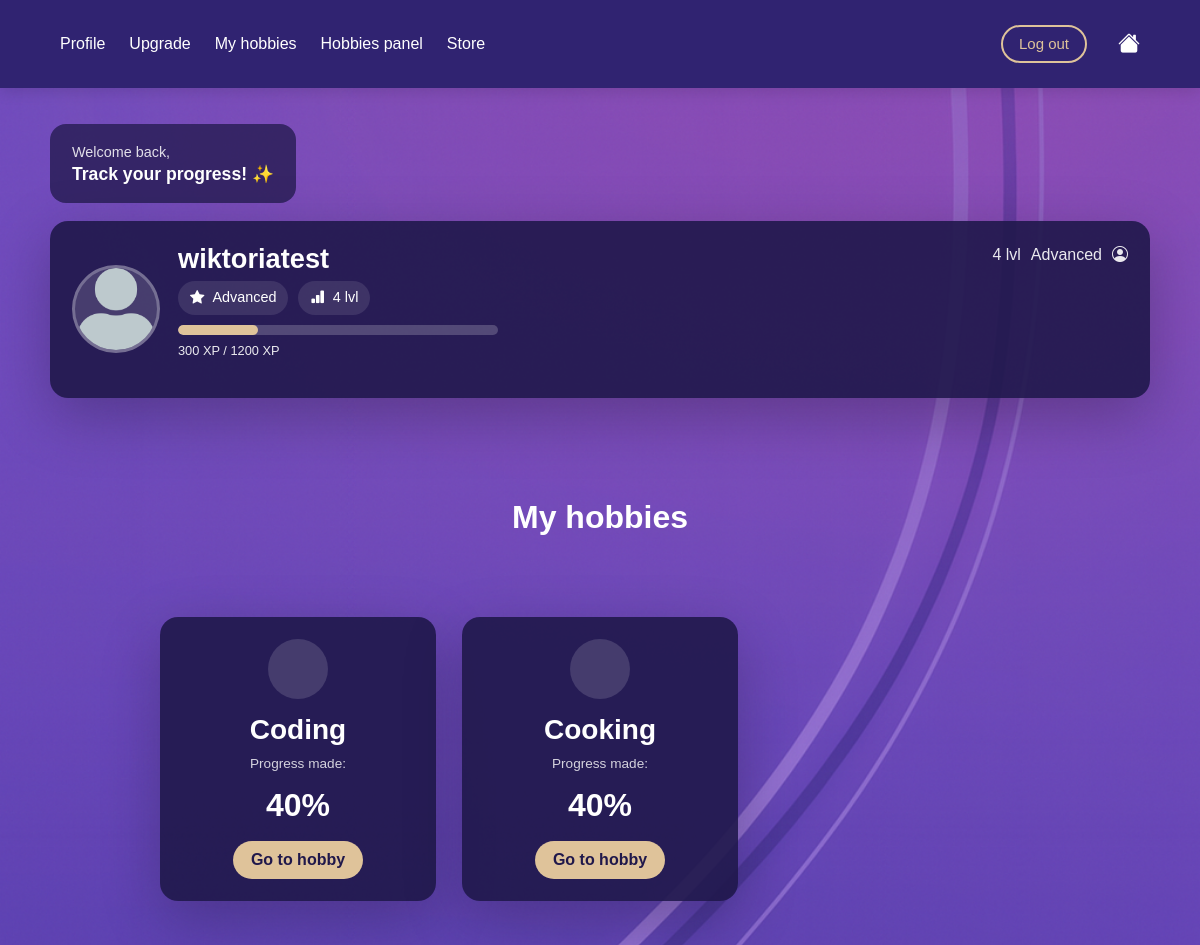
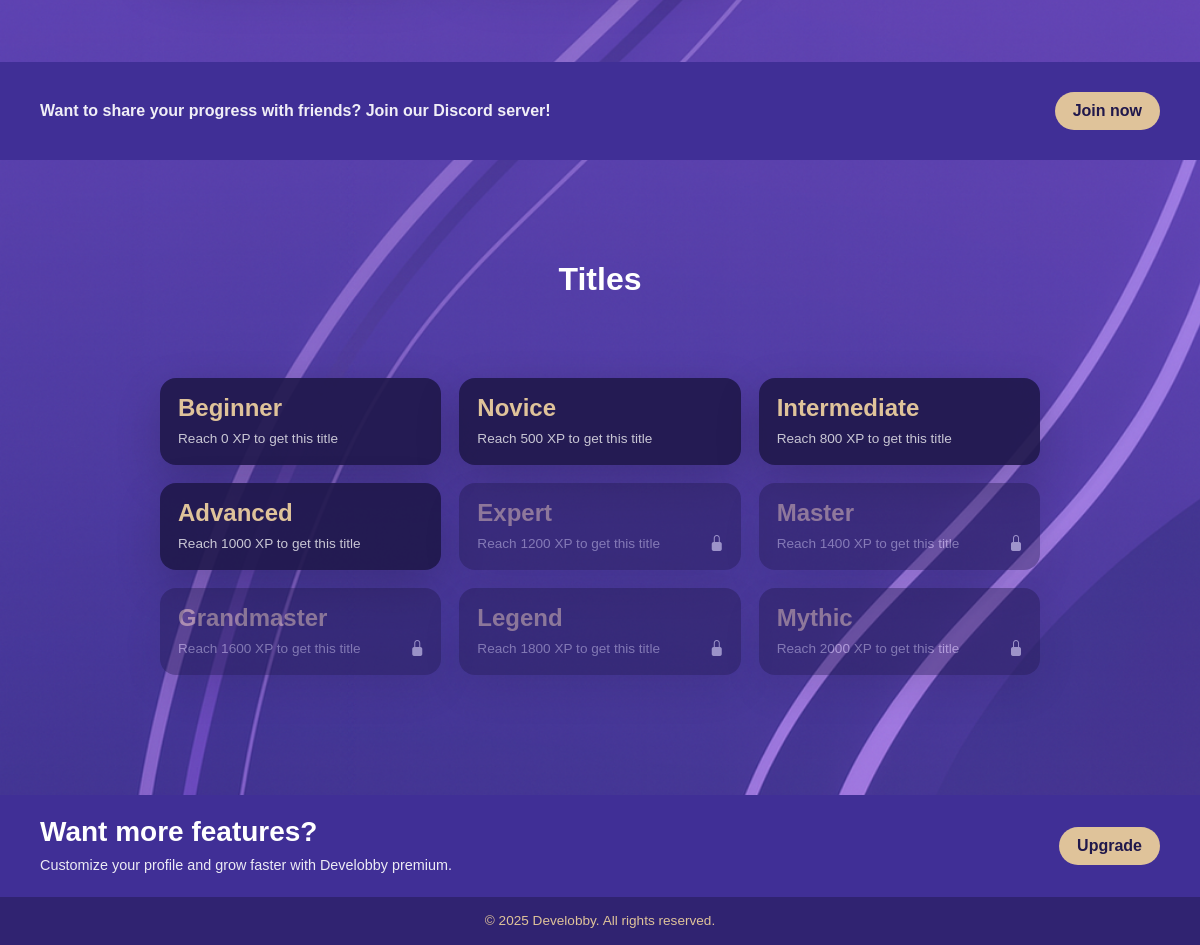
The app's page /profile/ (signed in) with its own data (2 pictures, top to bottom).
### myapp/models.py (models this page shows, shortened)
class Level(models.Model):
    title = models.CharField(max_length=100, unique=True)
    xp_required = models.PositiveIntegerField()
    class Meta:
        ordering = ['xp_required']

class Hobby(models.Model):
    user = models.ForeignKey(User, on_delete=models.CASCADE, related_name="hobbies")
    detail = models.ForeignKey(HobbyDetail, on_delete=models.CASCADE)

class HobbyDetail(models.Model):
    name = models.CharField(max_length=100, unique=True)
    description = models.TextField()

### myapp/views.py (the view)
# urls.py: path('profile/', views.profile, name='profile'),
@login_required
def profile(request):
    user = request.user
    hobbies = (
        Hobby.objects
        .filter(user=user)
        .select_related("detail")
    )
    HOBBY_ICONS = {
        "Cooking": "fi fi-rr-hat-chef",
        "Drawing": "fi fi-rr-drawer-alt",
        "Coding": "fi fi-rr-square-terminal",
        "Music": "fi fi-rr-music-alt",
        "Fitness": "fi fi-tr-dumbbell-ray",
    }
    for hobby in hobbies:
        hobby.icon = HOBBY_ICONS.get(hobby.detail.name, "fi fi-rr-star")
        challenges = Challenge.objects.filter(hobby_detail=hobby.detail)
        total = challenges.count()
        completed = UserChallenges.objects.filter(
            user=user,
            challenge__in=challenges,
            completed=True
        ).count()
        hobby.progress = int((completed / total) * 100) if total > 0 else 0
    stats, _ = UserStats.objects.get_or_create(user=user)
    current_xp = stats.xp_total
    levels = list(Level.objects.all().order_by("xp_required"))
    current_level = stats.level if stats.level else levels[0]
    next_level = None
    level_number = 1
    for i, lvl in enumerate(levels):
        if lvl.id == current_level.id:
            level_number = i + 1
            if i + 1 < len(levels):
                next_level = levels[i + 1]
            break
    progress_percent = 100
    xp_color = "xp-high"
    if next_level:
        xp_range = next_level.xp_required
        if xp_range > 0:
            progress_percent = int((current_xp / xp_range) * 100)
            progress_percent = max(0, min(progress_percent, 100))
    return render(request, "myapp/profile.html", {
        "user": user,
        "hobbies": hobbies,
        "current_level": current_level,
        "next_level": next_level,
        "current_xp": current_xp,
        "progress_percent": progress_percent,
        "level_number": level_number,
        "levels": levels,
        "xp_color": xp_color,
    })

### myapp/templates/myapp/profile.html (shortened to what this page needs)
{% extends "myapp/base.html" %}
{% load static %}
{% block extra_css %}
<link rel="stylesheet" href="{% static 'css/profile.css' %}">
{% endblock %}
{% block content %}
<main class="profile-bg">
  <div class="profile-container">
    <div class="welcome-card">
      <p class="welcome-small">Welcome back,</p>
      <h3 class="welcome-title">Track your progress! ✨</h3>
    </div>
    <section class="user-card">
      <div class="user-left">
        <div class="avatar">
          <img src="{% static 'img/avatar.png' %}" alt="User avatar">
        </div>
        <div class="user-info">
          <h2 class="username">{{ request.user.username }}</h2>
          <div class="user-badges">
            {% if current_level %}
              <span class="badge-pill">
                <i class="bi bi-star-fill"></i>
                {{ current_level.title }}
              </span>
              <span class="badge-pill">
                <i class="bi bi-bar-chart-fill"></i>
                {{ level_number }} lvl
              </span>
            {% endif %}
          </div>
          <div class="xp-wrap">
            <div class="xp-bar">
              <div class="xp-fill" style="width: {{ progress_percent }}%;"></div>
            </div>
            <p class="xp-text">
              {{ current_xp }} XP
              {% if next_level %}
                / {{ next_level.xp_required }} XP
              {% endif %}
            </p>
          </div>
        </div>
      </div>
      <div class="user-right">
        {% if current_level %}
          <div class="top-right-mini">
            <span class="mini-lvl">{{ level_number }} lvl</span>
            <span class="mini-title">{{ current_level.title }}</span>
            <i class="bi bi-person-circle mini-icon"></i>
          </div>
        {% endif %}
      </div>
    </section>
    <h2 class="section-title">My hobbies</h2>
    <section class="hobbies-grid">
      {% for hobby in hobbies %}
        <div class="hobby-card">
          <div class="hobby-icon">
          </div>
          <h3>{{ hobby.detail.name }}</h3>
          <p class="progress-label">Progress made:</p>
          <div class="progress-big">{{ hobby.progress }}%</div>
          <a href="{% url 'hobby_detail' hobby.detail.id %}" class="small-btn">
            Go to hobby
          </a>
        </div>
      {% empty %}
        <p>You have no hobbies yet.</p>
      {% endfor %}
    </section>
    <section class="discord-strip">
      <p>Want to share your progress with friends? Join our Discord server!</p>
      <a href="https://discord.gg/NMStUE7a" target="_blank" class="small-btn">
        Join now
      </a>
    </section>
    <h2 class="section-title titles-title">Titles</h2>
    <section class="titles-grid">
      {% for lvl in levels %}
        <div class="title-card {% if lvl.xp_required > current_level.xp_required %}locked-title{% endif %}">
          <h4>{{ lvl.title }}</h4>
          <p>Reach {{ lvl.xp_required }} XP to get this title</p>
          {% if lvl.xp_required > current_level.xp_required %}
            <i class="bi bi-lock-fill lock-icon"></i>
          {% endif %}
        </div>
      {% endfor %}
    </section>
    <section class="premium-banner">
      <div class="premium-text">
        <h3>Want more features?</h3>
        <p>
          Customize your profile and grow faster with Develobby premium.
        </p>
      </div>
      <a href="{% url 'upgrade' %}" class="small-btn">Upgrade</a>
    </section>
  </div>
</main>
<footer class="main-footer">
  © 2025 Develobby. All rights reserved.
</footer>
{% endblock %}

### myapp/static/css/style.css (style rules this page uses)
:root { --dark-purple: #302371; --purple: #543EA7; --beige: #DFC39A; --violet: #704ABC; --pink-violet: #9753CC; --light-violet: #B4A2E7; --white: #ffffff; }
* { box-sizing: border-box; margin: 0; padding: 0; font-family: 'Arial', sans-serif; }
body { margin: 0; background: #704ABC; color: var(--white); }
section { padding: 80px 10%; }
.main-footer { background-color: #302371; color: #DFC39A; text-align: center; padding: 18px 12px; font-size: 0.9rem; font-weight: 500; }
a { text-decoration: none !important; }
.small-btn { background: var(--beige); color: var(--dark-purple); border: none; border-radius: 999px; padding: 7px 18px; font-weight: 700; cursor: pointer; transition: transform 0.15s ease, opacity 0.15s ease; text-decoration: none; display: inline-flex; align-items: center; justify-content: center; }

### records on screen
Level: title "Advanced", xp_required "1000"
Level: xp_required "1200", title "Expert"
Hobby: detail.name "Coding", progress "40"
Hobby: detail.name "Cooking", progress "40"
Level: title "Beginner", xp_required "0"
Level: title "Novice", xp_required "500"
Level: title "Intermediate", xp_required "800"
Level: title "Master", xp_required "1400"
Level: title "Grandmaster", xp_required "1600"
Level: title "Legend", xp_required "1800"
Level: title "Mythic", xp_required "2000"

### other values on screen
{{ request.user.username }} "wiktoriatest"
{{ level_number }} "4"
{{ current_xp }} "300"
